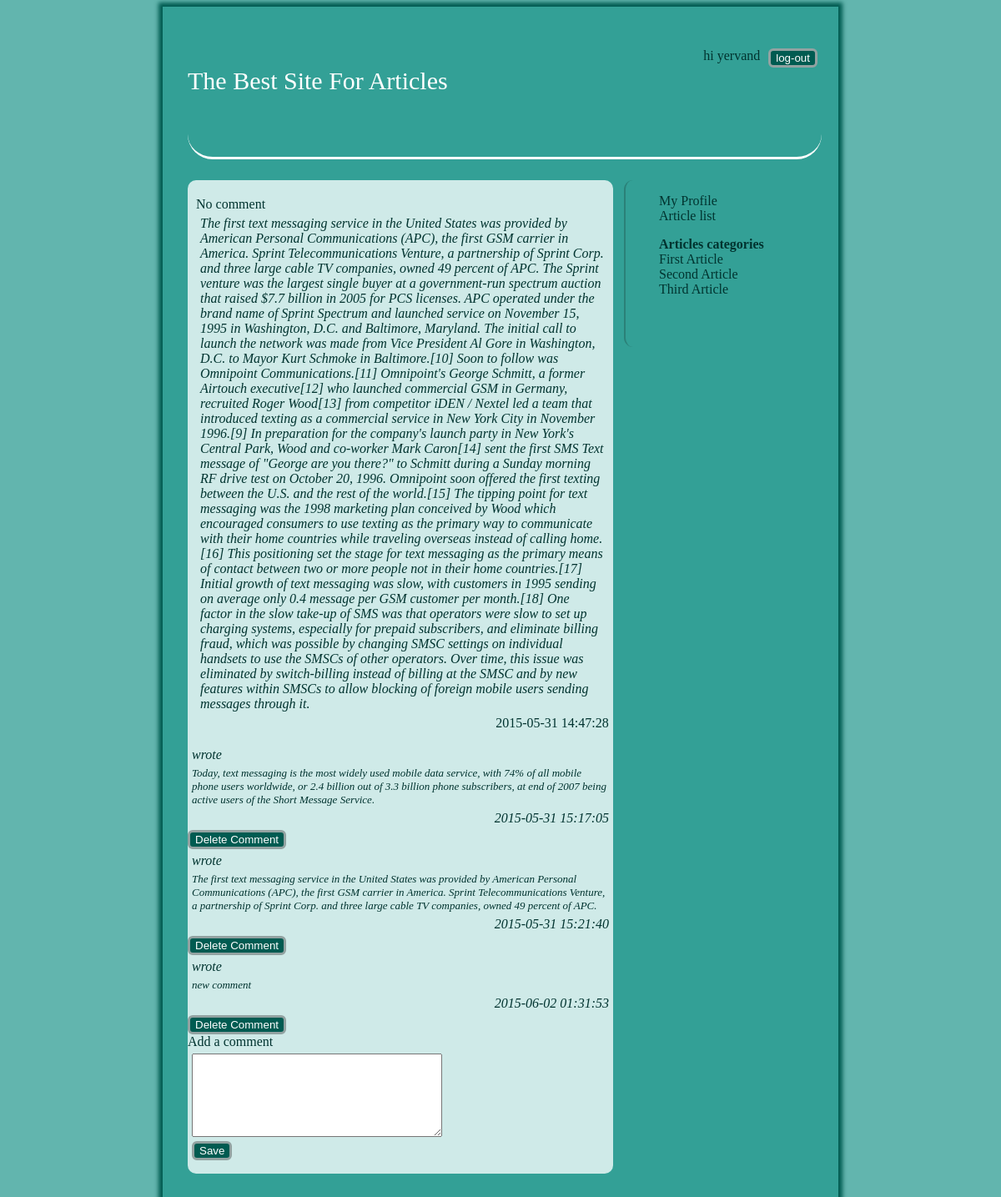
Screenshot of /article.php?id=63 (signed in) with the database file from the repository.
### tables this page shows
CREATE TABLE `article` (
  `id` int(6) unsigned NOT NULL AUTO_INCREMENT,
  `title` text,
  `content` text,
  `reg_date` timestamp NOT NULL DEFAULT CURRENT_TIMESTAMP ON UPDATE CURRENT_TIMESTAMP,
  `owner_id` int(6) DEFAULT NULL,
  `category` varchar(255) DEFAULT NULL,
  PRIMARY KEY (`id`)
);

CREATE TABLE `comment` (
  `id` int(6) unsigned NOT NULL AUTO_INCREMENT,
  `art_ids` int(6) NOT NULL,
  `content` text,
  `reg_date` timestamp NOT NULL DEFAULT CURRENT_TIMESTAMP ON UPDATE CURRENT_TIMESTAMP,
  `owner` int(6) DEFAULT NULL,
  PRIMARY KEY (`id`)
);

### model/link.php (called while the page is built, shortened)
<?php
class DatabaseConnection {
 	public $host = "localhost";
 	public $user = "root";
 	public $password = "root";
 	public $database ="test";
 	public function __construct () {
		return $this->link = mysqli_connect($this->host,$this->user,$this->password,$this->database);
 	}
}
?>

### controller/article.php (called while the page is built, shortened)
<?php
require_once("model/user.php");
require_once("model/article.php");
Class ArticleController {
	public $articleModel;
	public function __construct (){
		$this->articleModel =  new ArticleModel();
	}
	public function getArticle ($id) {
		return $this->articleModel->getArticle($id);
	}
	public function getComments ($artId) {
		return $this->articleModel->getComments($artId);
	}
}
?>

### model/article.php (called while the page is built, shortened)
<?php
require_once("link.php");
require_once("class/article.php");
require_once("class/comment.php");
Class ArticleModel extends DatabaseConnection {
	public function getArticle ($id) {
		$sql = "select * from article where id=".$id;
		$result = $this->link->query($sql);
		$article = null;
		while($row = mysqli_fetch_array($result)) {
			$article = new Article($row);
		}
		return $article;
	}
	public function getComments ($artId) {
		$sql = "select comment.*, user.name as owner from comment left join user on ".
		"user.id =comment.owner where art_ids=".$artId;
		$result = $this->link->query($sql);
		$index = 0;
		$comment = array();
		while($row = mysqli_fetch_array($result)) {
			$comment[$index] = new Comment($row);
			$index++;
		}
		return $comment;
	}
}
?>

### class/article.php (called while the page is built, shortened)
<?php
class Article {
	public function __construct ($row) {
		$this->title = $row["title"];
		$this->content = $row["content"];
		$this->reg_date = $row["reg_date"];
	}
}
?>

### class/comment.php (called while the page is built, shortened)
<?php
class Comment {
	public function __construct ($row) {
		$this->content = $row["content"];
		$this->reg_date = $row["reg_date"];
	}
}
?>

### article.php (the view, shortened to what this page needs)
<?php
require_once("header.php");
require_once("sidebar.php");
require_once("controller/article.php");
$id = isset($_GET["id"]) ? $_GET["id"] : "";
$articleController = new ArticleController();
$article = $articleController->getArticle($id);
$comments = $articleController->getComments($id);
?>
<div class="content">
				<div class="addArticle">
					<div><?=$article->title?></div>
					<p><?=$article->content?></p>
					<div class="date"><?= $article->reg_date ?></div>
				</div>
				<?php
					$count = count($comments);
					for ($i = 0; $i < $count; $i++) {
				?>
						<div>
							<p><?=$comments[$i]->owner?> wrote</p>
							<p class="comment"><?=$comments[$i]->content?></p>
							<p class="date"><?=$comments[$i]->reg_date?></p>
				<?php
					if ($_SESSION["admin"] === '1'){
							echo '<input type="submit" value="Delete Comment">';
					}
				?>
						</div>
				<?php	}
				?>
				<div>Add a comment</div>
				<form action="router.php" method="POST">
					<p><textarea minlength="1" maxlength="255" name="content"></textarea></p>
					<p><input type="submit" value="Save"></p>
				</form>
			  </div>
			</div>
	</body>
</html>

### css/style.css (style rules this page uses)
body { background: #62B5AE; text-align: center; }
ul, span, a, div { color: #00332F; }
.content { width: 68%; margin: 25px 0; display: inline-block; float: left; background: #CFEAE8; border-radius: 10px; min-height: 200px; }
input[type=button], input[type=submit], input.btn { background: #005b51; color: #fff; border: 3px solid #92A2A1; border-radius: 6px; }
textarea { width: 300; height: 100; }
.addArticle { margin: 10px auto 10px; height-min: 30px; padding: 10px; width: 97%; border-radius: 3px; }
.date { text-align: right; }
p { font-style: italic; margin: 5px; }
.comment { font-size: 13px; }

### rows the page displays
article: title "No comment", content "The first text messaging service in the United States was provided by American Personal Communications (APC), the first GSM carrier in America. Sprint Telecommunications Venture, a partnership of Sprint Corp. and three large cable TV companies, owned 49 percent of APC. The Sprint venture was the largest single buyer at a government-run spectrum auction that raised $7.7 billion in 2005 for PCS licenses. APC operated under the brand name of Sprint Spectrum and launched service on November 15, 1995 in Washington, D.C. and Baltimore, Maryland. The initial call to launch the network was made from Vice President Al Gore in Washington, D.C. to Mayor Kurt Schmoke in Baltimore.[10] Soon to follow…", reg_date "2015-05-31 14:47:28"
comment: content "Today, text messaging is the most widely used mobile data service, with 74% of all mobile phone users worldwide, or 2.4 billion out of 3.3 billion phone subscribers, at end of 2007 being active users of the Short Message Service.", reg_date "2015-05-31 15:17:05"
comment: content "The first text messaging service in the United States was provided by American Personal Communications (APC), the first GSM carrier in America. Sprint Telecommunications Venture, a partnership of Sprint Corp. and three large cable TV companies, owned 49 percent of APC.", reg_date "2015-05-31 15:21:40"
comment: content "new comment", reg_date "2015-06-02 01:31:53"

### other values shown
$_SESSION["name"] "yervand"
